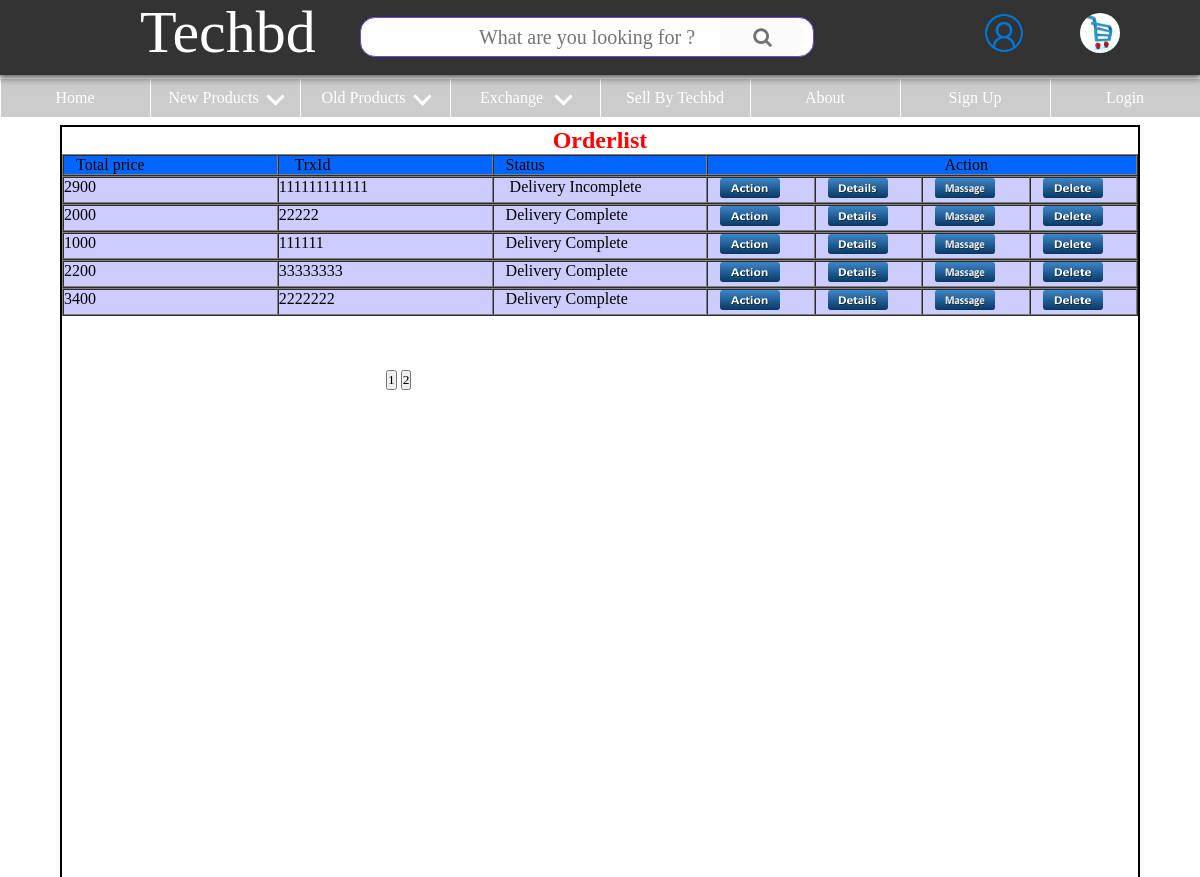
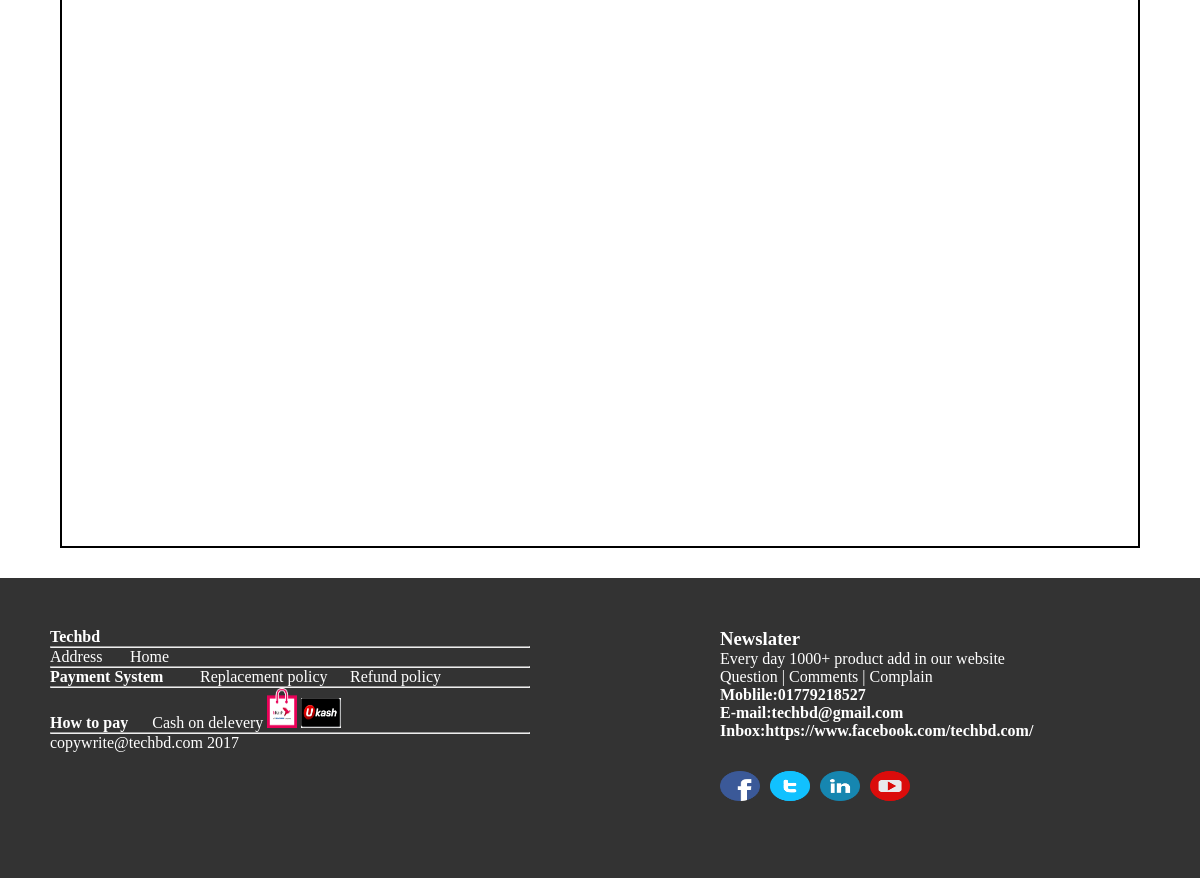
The page /user/orderview.php (signed in) on the database its author committed (2 pictures, top to bottom).
### tables this page shows
CREATE TABLE `payment` (
  `pay_id` int(10) NOT NULL,
  `cu_id` varchar(10) NOT NULL,
  `g_price` varchar(10) NOT NULL,
  `trxid` varchar(100) NOT NULL,
  `status` varchar(10) NOT NULL
);

### user/orderview.php (the view, shortened to what this page needs)
<!DOCTYPE HTML PUBLIC "-//W3C//DTD HTML 4.01//EN" "http://www.w3.org/TR/html4/strict.dtd">
<html lang="en">
<head>
<link rel="stylesheet" href="https://cdnjs.cloudflare.com/ajax/libs/font-awesome/4.6.3/css/font-awesome.min.css">
<link rel="stylesheet" href="style5.css" type="text/css">
<link rel="stylesheet" type="text/css" href="../style.css">
<link rel="stylesheet" type="text/css" href="style1.css">
</head>
<body>
<div id="container1">
<header>
		<?php
			include('head.php');
		?>
	</header>
<?php
			include('user_menu.php');
?>
<div id="display1">
<center><h2 style="color:red;">Orderlist</h2></center>
<?php
$page=0;
$show=5;
include("../db/config.php");
$sql="SELECT * FROM `payment` ORDER BY `pay_id` DESC   limit $page,$show";
$res = mysqli_query($myconn,$sql);
echo'<table width="100%" border="1px" cellspacing="0" bgcolor="#0066FF" cellpadding="6">
<tr>
<td width="20%" valign="top"> &nbsp;&nbsp;&nbsp;Total price </td>
<td width="20%" valign="top"> &nbsp;&nbsp;&nbsp; TrxId</td>
<td width="20%" valign="top"> &nbsp;&nbsp;&nbsp;Status  </td>
<td width="60%" valign="top"> &nbsp;&nbsp;&nbsp; &nbsp;&nbsp;&nbsp; &nbsp;&nbsp;&nbsp; &nbsp;&nbsp;&nbsp; &nbsp;&nbsp;&nbsp; &nbsp;&nbsp;&nbsp; &nbsp;&nbsp;&nbsp; &nbsp;&nbsp;&nbsp; &nbsp;&nbsp;&nbsp; &nbsp;&nbsp;&nbsp; &nbsp;&nbsp;&nbsp; &nbsp;&nbsp;&nbsp; &nbsp;&nbsp;&nbsp; &nbsp;&nbsp;&nbsp; &nbsp;&nbsp;&nbsp;Action</td>
</tr></table>';
while($row=mysqli_fetch_array($res))
{
$price= $row['g_price'];
$trxid= $row['trxid'];
$status=$row['status'];
$cu_id=$row['cu_id'];
if($status==0){
	$status=" Delivery Incomplete";
}
else{
	$status= "Delivery Complete";
}
 ?>
   <?php echo' <table width="100%" border="1px" bgcolor="#CCCCFF" cellspacing="0" cellpadding="6">
<tr>
	<td width="20%" valign="top">'.$price.'</td>
 	<td width="20%" valign="top">'.$trxid.' </td>
	<td width="20%" valign="top"> &nbsp;&nbsp;&nbsp;'.$status.' </td>
   <td width="10%" valign="top"><a href="actiond.php?id='.$trxid.'"style="color:red;"> &nbsp;&nbsp;&nbsp;<input type="image" src="../image/button_action.png" width="60px" height="20px" "> </td></a>
   <td width="10%" valign="top"><a href="orderdetails.php?id='.$trxid.'"style="color:red;"> &nbsp;&nbsp;&nbsp;<input type="image" src="../image/button_details.png" width="60px" height="20px" "> </td></a>
   <td width="10%" valign="top"><a href="massage.php?id='.$cu_id.'"style="color:red;"> &nbsp;&nbsp;&nbsp;<input type="image" src="../image/button_massage.png" width="60px" height="20px" "> </td></a>
   <td width="10%" valign="top"><a href="deleteor.php?id='.$trxid.'"style="color:red;"> &nbsp;&nbsp;&nbsp;<input type="image" src="../image/button_delete.png" width="60px" height="20px" onclick="return del()"> </td></a>
</tr>
</table>
';?>
 <?php
}
$sql2="SELECT * FROM payment ORDER BY pay_id ASC ";
$res1 = mysqli_query($myconn,$sql2);
$count=mysqli_num_rows($res1);
$a=$count/$show;
$a=ceil($a);
echo "<br><br><br>";
?>
<form method="post">
<?php
for($b=1;$b<=$a;$b++)
{
 ?>
    <input type="submit" value="<?php echo $b;?>" name="page">
    <?php
}?>
</div>
<div id="footer1">
<?php
			include('footer.php');
?>
</div>
</div>
</body>
</html>

### user/style5.css (style rules this page uses)
body { font-family: 'Rubik', sans-serif; background:#BBBBBB; }
header { width:100%; height:75px; background:#333; box-shadow:0px 0px 8px 2px #333; position:fixed; z-index:99999; top:0px; left:0px; }

### style.css (style rules this page uses)
* { margin:0; padding:0; list-style-type:none; font-family:"Times New Roman", Times, serif; }
#container1 { width:100%; height:1700px; background-color:#FFF; position:absolute; }
#footer1 { top: 1455px; width: 100%; height: 300px; position: absolute; background-color: #333; }
#display1 { top:125px; width:90%; height:1300px; background-color:#FFF; position:absolute; margin-left:5%; border:2px solid; display: inline-block; box-sizing:border-box; }
a { display:block; color:#FFF; text-decoration:none; }

### rows shown on the page
payment: g_price "2900", trxid "111111111111", status "Delivery Incomplete"
payment: g_price "2000", trxid "22222", status "Delivery Complete"
payment: g_price "1000", trxid "111111", status "Delivery Complete"
payment: g_price "2200", trxid "33333333", status "Delivery Complete"
payment: g_price "3400", trxid "2222222", status "Delivery Complete"
